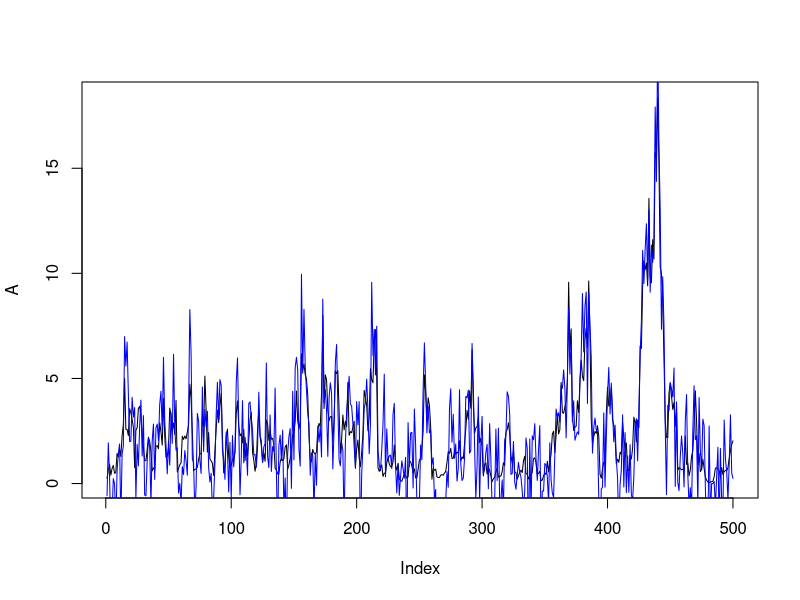

R code for this plot:
rm(list = ls())

gain <- function(P, R) { 
  # P is perimeter in cm 
  # R is Resource per cm
  # w is conversion rate from gain to area (area per mass)
  
  P*w*R
}


loss <- function( A, L ) { 
  # A is area cm2 
  # L is a loss rate per area
  
  A*L
}


calc_P <- function( A ) { 
  sqrt(A/pi) 
}

years <- 500 
n <- 1
R <- rexp(years, 1/5)
L <- rbeta(years, 1, 2)
w <- 0.2 
A <- 0.25

for ( i in 2:years ) { 
  
  A[i] <- A[i-1] + gain( calc_P(A[i-1]), R[i-1]) - loss(A[i-1], L[i-1]) 
  
}

plot(A, type = 'l')
B <- rnorm( years, A, 1.5)
points(B, type = 'l', col = 'blue')
B[ B <= 0 ] <- min(A)

dat <- data.frame( A = log(A), B = log(B))
dat$A0 <- lag(A)
dat$B0 <- lag(B)
dat$R <- R 
dat$R0 <- lag(R)
dat$R1 <- lag(dat$R0)
dat$S <- rnorm(R)
dat$S0 <- lag(dat$S)
dat$S1 <- lag(dat$S0)

m1 <- lm( data = dat, B ~ B0 + R0 + R1 )
summary( m1)

m2 <- lm( data = dat, A ~ A0 + R0 + R1 )
summary( m2)

m3 <- lm( data = dat, B ~ B0 + S0 + S1 )
summary( m3)

